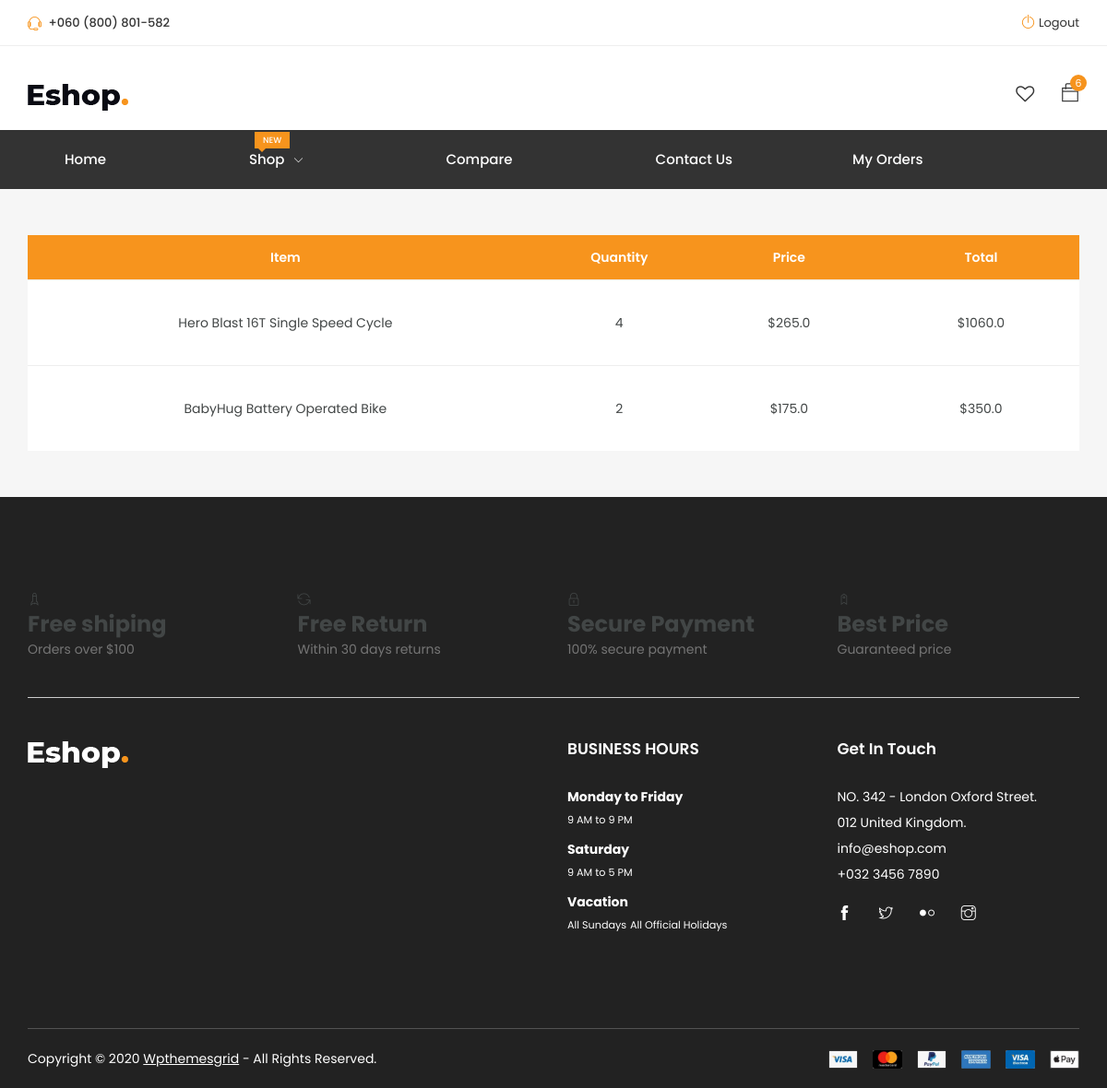
/order-detail/19/ (signed in), run on an earlier commit of the app's database.
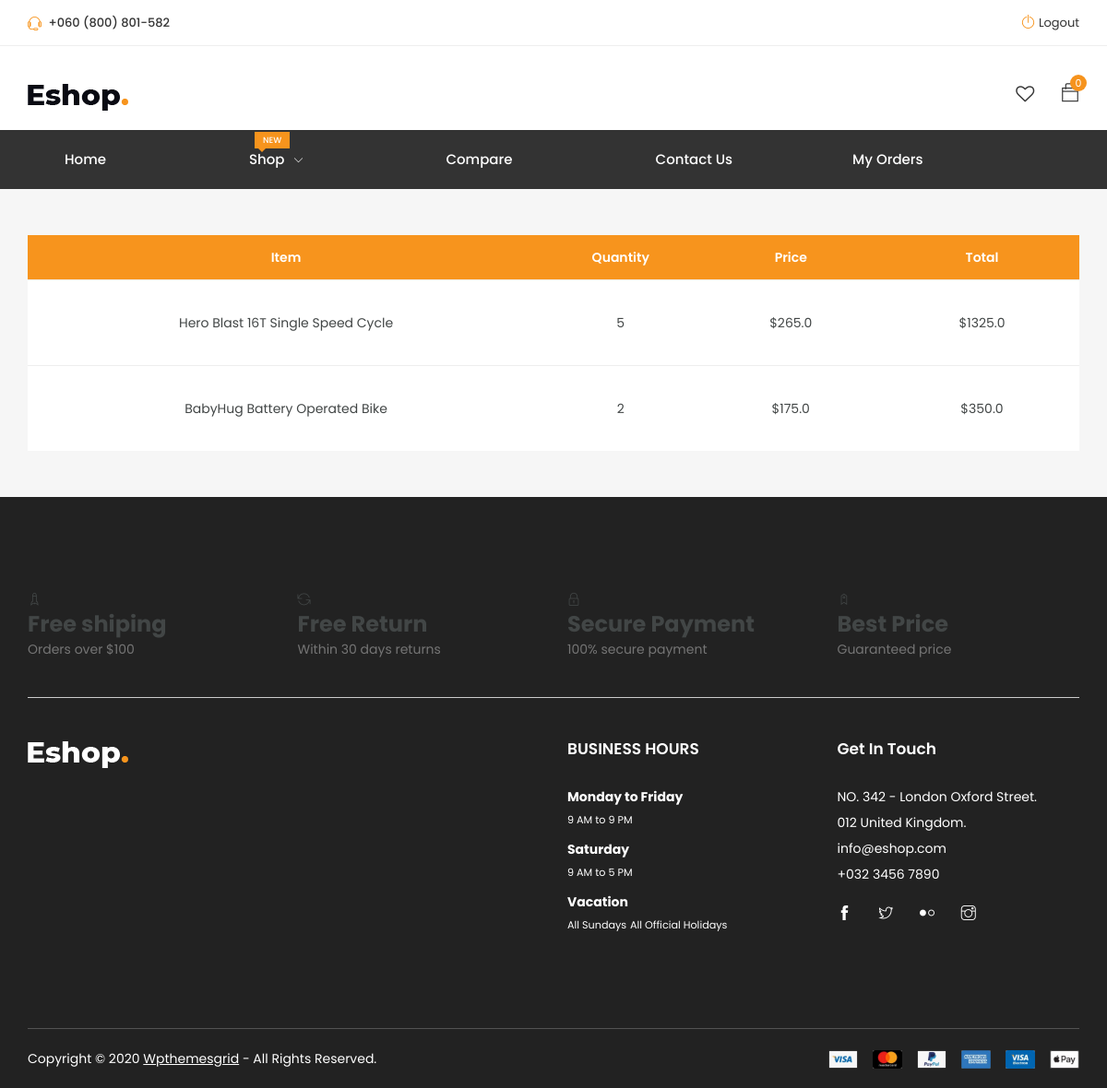
And on a later commit of the database.
### core/models.py (models this page shows, shortened)
class OrderItem(models.Model):
    user = models.ForeignKey(settings.AUTH_USER_MODEL,
                             on_delete=models.CASCADE)
    item = models.ForeignKey(Item, on_delete=CASCADE)
    quantity = models.IntegerField(default=1)
    ordered = models.BooleanField(default=False)
    def get_total_item_price(self):
        return self.quantity * self.item.price

class Item(models.Model):
    title = models.CharField(max_length=100)
    category = models.ForeignKey(Category, on_delete=models.CASCADE)
    color = models.ForeignKey(Color, on_delete=models.CASCADE,null=True,blank=True)
    price = models.FloatField()
    discount_price = models.FloatField(null=True, blank=True)
    description = models.TextField()
    slug = models.SlugField()
    image = models.ImageField()

### core/views.py (the view)
# urls.py: path('order-detail/<int:pk>/', my_order_detail, name='order-detail'),
@login_required
def my_order_detail(request, pk):
    order = Order.objects.filter(user=request.user, pk=pk).first()
    context = {'order': order}
    return render(request, 'order-detail.html', context)

### core/models.py (called while the page is built)
    def __str__(self):
        return self.user.username

### core/templatetags/cart_template_tags.py (called while the page is built)
@register.filter
def cart_item_count(user):
    if user.is_authenticated:
        return OrderItem.objects.filter(user=user,ordered=False).aggregate(Sum('quantity'))['quantity__sum'] or 0
    else:
        return 0

@register.filter
def wishlist_item_count(user):
    if user.is_authenticated:
        return WishList.objects.filter(user=user).annotate(item_count=Count('items'))
        WishList.objects.filter(user=user).annotate(cnt=Count('items')).order_by('-cnt')[0]
    else:
        return 0

### templates/new/order-detail.html (shortened to what this page needs)
{% extends 'base.html' %}
{% block content %}
<div class="shopping-cart section">
	<div class="container">
		<div class="row">
			<div class="col-12">
					<table class="table shopping-summery">
						<thead>
							<tr class="main-hading">
								<th>Item</th>
								<th>Quantity</th>
								<th class="text-center">Price</th>
								<th class="text-center">Total</th>
							</tr>
						</thead>
						<tbody>
							{% for order_item in order.items.all %}
							<tr>
								<td  class="image text-center" data-title="No">{{order_item.item.title}}</td>
								<td class="price" data-title="Price">{{order_item.quantity}}</td>
								<td class="product-des text-center" data-title="Description">${{order_item.item.price}}</td>
								<td class="price" data-title="Price">${{order_item.get_total_item_price}}</td>
							</tr>
								{% endfor %}
						</tbody>
					</table>
				</div>
			</div>
		</div>
	</div>
	{% endblock content %}

### templates/new/header.html (shortened to what this page needs)
{% load static %}
{% load cart_template_tags %}
	<header class="header shop">
		<div class="topbar">
			<div class="container">
				<div class="row">
					<div class="col-lg-4 col-md-12 col-12">
						<div class="top-left">
							<ul class="list-main">
								<li><i class="ti-headphone-alt"></i> +060 (800) 801-582</li>
							</ul>
						</div>
					</div>
					<div class="col-lg-8 col-md-12 col-12">
						<div class="right-content">
							<ul class="list-main">
									{% if request.user.is_authenticated %}
									<li><i class="ti-power-off"></i><a href="{% url 'account_logout' %}">Logout</a></li>
									{% else %}
									<li><i class="ti-power-off"></i><a href="{% url 'account_signup' %}">Sign Up</a></li>
									<li><i class="ti-power-off"></i><a href="{% url 'account_login' %}">Login</a></li>
									{% endif %}
							</ul>
						</div>
					</div>
				</div>
			</div>
		</div>
		<div class="middle-inner">
			<div class="container">
				<div class="row">
					<div class="col-lg-2 col-md-2 col-12">
						<div class="logo">
							<a href="{% url 'home' %}"><img src="{% static 'images/logo.png' %}" alt="logo"></a>
						</div>
					</div>
					<div class="col-lg-8 col-md-7 col-12">
					</div>
					<div class="col-lg-2 col-md-3 col-12">
						<div class="right-bar">
							{% if request.user.is_authenticated %}
						<div class="sinlge-bar">
							<a href="{% url 'wishlist' %}" class="single-icon"><i class="fa fa-heart-o" aria-hidden="true"></i>
							</a>
						</div>
						<div class="sinlge-bar shopping">
							<a href="{% url 'order-summary' %}" class="single-icon"><i class="ti-bag"></i> <span class="total-count">{{ request.user|cart_item_count }}</span></a>
							{% endif %}
						</div>
						</div>
					</div>
				</div>
			</div>
		</div>
		<div class="header-inner">
			<div class="container">
				<div class="cat-nav-head">
					<div class="row">
						<div class="col-lg-12 col-12">
							<div class="menu-area">
								<nav class="navbar navbar-expand-lg">
									<div class="navbar-collapse">
										<div class="nav-inner">
											<ul class="nav main-menu menu navbar-nav">
													<li style="margin-right:100px; margin-left:25px;"><a href="{% url 'home' %}">Home</a></li>
													<li style="margin-right:100px; margin-left:25px;" ><a href="{% url 'shop' %}">Shop
														<i class="ti-angle-down"></i><span class="new">New</span></a>
													</li>
													<li style="margin-right:100px; margin-left:25px;"><a href="{% url 'compare' %}">Compare</a></li>
													<li style="margin-right:100px; margin-left:25px;"><a href="{% url 'contact' %}">Contact Us</a></li>
													<li style="margin-right:100px; margin-left:25px;"><a href="{% url 'my-orders' %}">My Orders</a></li>
												</ul>
										</div>
									</div>
								</nav>
							</div>
						</div>
					</div>
				</div>
			</div>
		</div>
	</header>

What changed in the data, as far as the page shows it:
changed OrderItem "Hero Blast 16T Single Speed Cycle": quantity "4" → "5"; get_total_item_price "1060.0" → "1325.0"
Also different on the page:
{{ request.user|cart_item_count }}: "6" → "0"
